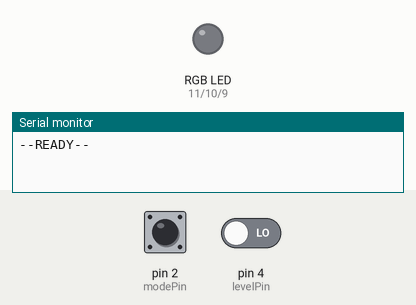
Simulated run of this sketch. Board: Arduino Uno, built with avr-gcc and run on an emulated ATmega328P. On the bench: an RGB LED mixed from three pins (HIGH = lit), the last lines printed to the serial monitor. The inputs (shaded band) are chosen by the test bench; at power-on: pin 4 (levelPin) LOW, pin 2 (modePin) LOW. Dim RGB values are drawn brighter than linear.

Above: at 1.2 s.
1.3 s: pin 4 (levelPin) driven HIGH
At 4.1 s:
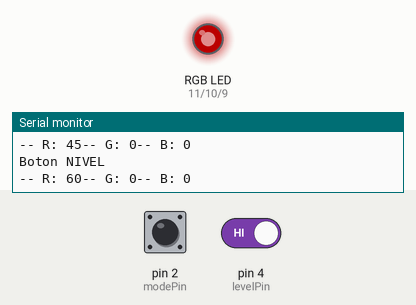
4.3 s: pin 2 (modePin) pulled HIGH for 0.15 s
At 7.3 s:
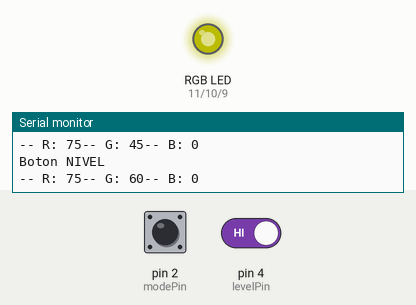
7.4 s: pin 2 (modePin) pulled HIGH for 1 s
At 11.3 s:
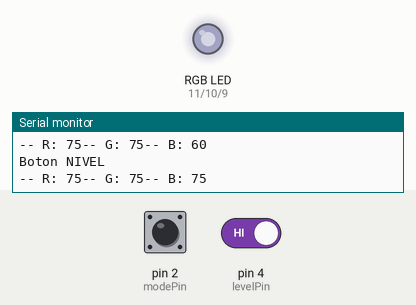
11.4 s: pin 2 (modePin) pulled HIGH for 1 s
At 15.3 s:
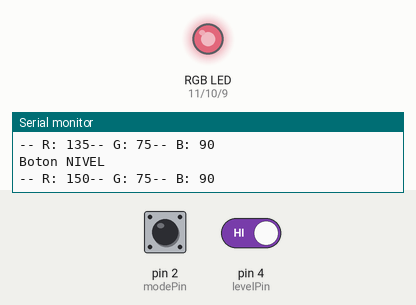
15.4 s: pin 2 (modePin) pulled HIGH for 1 s
At 19.3 s:
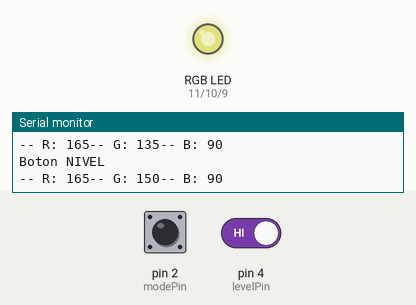
19.4 s: pin 4 (levelPin) driven LOW
At 20.1 s:
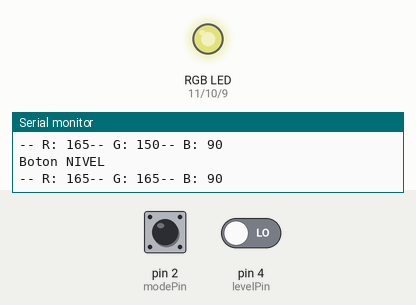
Timing chart, 0 to 21.9 s (numbered marks = the images above; inputs shaded):
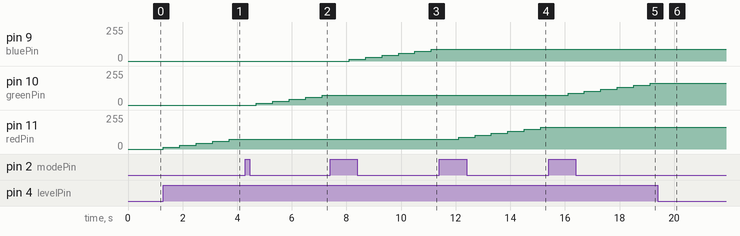

Measured:
- after the input at 1.3 s, pin 11 (redPin): moves from 0/255 to 75/255 over 2.4 s, starting at once
- after the input at 4.3 s, pin 10 (greenPin): moves from 0/255 to 75/255 over 2.4 s, starting after 0.40 s; pin 11 (redPin): stays 75/255 (without the input it goes to 90/255 after 0.00 s)
- after the input at 7.4 s, pin 9 (bluePin): moves from 0/255 to 90/255 over 3.0 s, starting after 0.71 s; pin 10 (greenPin): stays 75/255 (without the input it goes to 90/255 after 0.31 s)
- after the input at 11.4 s, pin 9 (bluePin): stays 90/255 (without the input it goes to 105/255 after 0.31 s); pin 11 (redPin): moves from 75/255 to 165/255 over 3.0 s, starting after 0.71 s
- after the input at 15.4 s, pin 10 (greenPin): moves from 75/255 to 165/255 over 3.0 s, starting after 0.71 s; pin 11 (redPin): stays 165/255 (without the input it goes to 180/255 after 0.31 s)
- after the input at 19.4 s, pin 10 (greenPin): stays 165/255 (without the input it goes to 180/255 after 0.32 s)

The sketch:

0.2_codA_comentado.ino
```cpp
/*
  RGB Controller

  Utiliza transistores NPN para regular el color de LEDs RGB mediante dos botones.
  Utiliza tres salidas PWM y dos entradas digitales.

  Hay dos botones, el botón "MODE", y el botón "LEVEL".

    -Pulsando el botón "MODE" permutamos el color que queremos cambiar, por defecto
     esta configurado como "R", el canal rojo, si lo pulsamos, pasa a "G", verde,
     y si pulsamos de nuevo pasa a "B", azul. Si pulsamos de nuevo, vuelve a rojo.

    -Pulsando el botón "LEVEL", aumentamos el nivel PWM (el brillo) del canal que
     este seleccionado con "MODE" (rojo, verde o azul). Por defecto es 0 en todos
     los canales.

     Cada pulsación añade 15 puntos de intensidad hasta un valor máximo de 255.
     Al llegar al brillo máximo (255), si pulsamos de nuevo el botón "LEVEL, el
     valor volverá a 0, apagado.

  Materiales:
  - 3x Transistor NPN (adecuado a la potencia de nuestros LEDs).
  - 2x Resistencia 10K (valor aproximado, 3K-20K también sirven).
  - 2x Botón momentáneo.
  - LED RGB de ánodo común.
  - Fuente de alimentación externa de mismo voltaje que los LEDs RGB y
    suficiente amperaje.
  - Placa de prototipado o similar para colocar los componentes.
  - Variedad de cables de conexión.

  El circuito:
  - La base de cada transistor debe ir conectada a la salida PWM correspondiente
    del Arduino. Rojo = pin 11; Verde: pin 10; Azul: pin 9.

  - El colector de cada transistor debe de ir conectado al cátodo (negativo)
    correspondiente a cada canal del LED RGB.

  - El emisor de cada transistor debe de ir conectado a tierra (GND).

  - El LED (o tira LED) RGB debe tener conectado su ánodo (positivo) al
    positivo de la fuente de alimentación externa.

  - Cada botón deberá tener conectado uno de sus lados a la salida +5v del Arduino.

    El otro lado deberá ir conectado a tierra (GND) y al pin de entrada digital
    correspondiente, pin 2 para el botón "MODE" y pin 4 para el botón "LEVEL".

  - Cada pin de entrada digital deberá tener conectado, ademas, una resistencia de 10K
    que ira a tierra (GND).

  - Conectamos la tierra (negativo) de la fuente de alimentación de los LEDs a una tierra
    del Arduino. Si la fuente es de entre 6 y 12 voltios, podemos alimentar el Arduino
    directamente mediante el pin "VIN", conectándolo al positivo de la fuente de alimentación.


  Creado en 2018
  por ComandanteJ (José Carlos Gadea Doncel)

  Código, instrucciones, esquemas e imágenes disponibles
  en https://github.com/ComandanteJ/PlacaRGB

*/

// -ATENCION-
// En esta version del codigo he incluido comunicacion serial para poder ver en tiempo real como funciona
// el codigo, los valores exactos que estan siendo aplicados, etc.
// Cualquier comando empezado por "Serial." existe para tal fin y por lo tanto no comentare su funcion en
// el codigo.

// Variables constantes, definen el numero de pin.
const int modePin = 2;     // pin del boton "MODE"
const int levelPin = 4;      // pin del boton "LEVEL"
const int redPin = 11,greenPin = 10,bluePin = 9; //pines de salida para cada canal de color. Por defecto, 0 (apagado).

// Variables que pueden cambiar:
int R = 0,G = 0,B = 0; // Estas variables se usaran para controlar el brillo de cada canal
char color = 'R'; // Esta variable controla que canal estamos configurando. Por defecto, el Rojo

void setup() {

  // Inicialización de cada pin de salida.
  pinMode(redPin, OUTPUT);
  pinMode(greenPin, OUTPUT);
  pinMode(bluePin, OUTPUT);

  // Inicialización de cada pin de entrada.
  pinMode(modePin, INPUT);
  pinMode(levelPin, INPUT);

  Serial.begin(9600);
  Serial.print("--READY--\n");

}

void loop() {

  // Primero, el programa busca si hemos pulsado (señal HIGH) el boton "MODE".
  if( digitalRead(modePin) == HIGH ) {

    Serial.print("Boton MODO\n");

    // En caso positivo, comprueba la letra de la variable de control "color".
    // Una vez encuentra el color, lo cambia por el siguiente en la secuencia.
    // Si llega al ultimo color ('B'), vuelve a poner el primero ('R').

    if( color == 'R' ) {

      color = 'G';
      Serial.print("Cambio de color: R > G\n");

    }else if( color == 'G' ) {

      color = 'B';
      Serial.print("Cambio de color: G > B\n");

    }else if( color == 'B' ) {

      color = 'R';
      Serial.print("Cambio de color: B > R\n");

    }

    // Se añade un retraso para evitar pulsaciones multiples.
    delay(400);
  }

  // Ahora, el programa busca si hemos pulsado (señal HIGH) el boton "LEVEL".
  if(digitalRead(levelPin) == HIGH) {

        // En caso positivo, busca el valor de la variable de control "color", y a continuacion
        // comprueba que la variable no este en su valor maximo de 255. Si no lo esta, le suma
        // 15. Si esta al maximo, la pone a 0 (apaga esa linea).
        // Por ultimo, escribe la informacion al pin correspondiente y añade un delay para controlar
        // dobles pulsaciones.

        if(color == 'R') {

          if(R != 255) {
            R+= 15;
          }else {
            R = 0;
          }

          analogWrite(redPin, R);
          delay(400);

        }else if(color == 'G') {

          if(G != 255) {
            G+=15;
          }else {
            G = 0;
          }

          analogWrite(greenPin, G);
          delay(400);

        }else if(color == 'B') {

          if(B != 255) {
            B+=15;
          }else {
            B = 0;
          }

          analogWrite(bluePin, B);
          delay(400);

        }

        Serial.print("Boton NIVEL\n");
        Serial.print("-- R: ");
        Serial.print(R);
        Serial.print("-- G: ");
        Serial.print(G);
        Serial.print("-- B: ");
        Serial.print(B);
        Serial.print("\n");

        // Se añade un delay final entre cada bucle para no sobrecargar la lógica.
        delay(200);
  }
}
```
